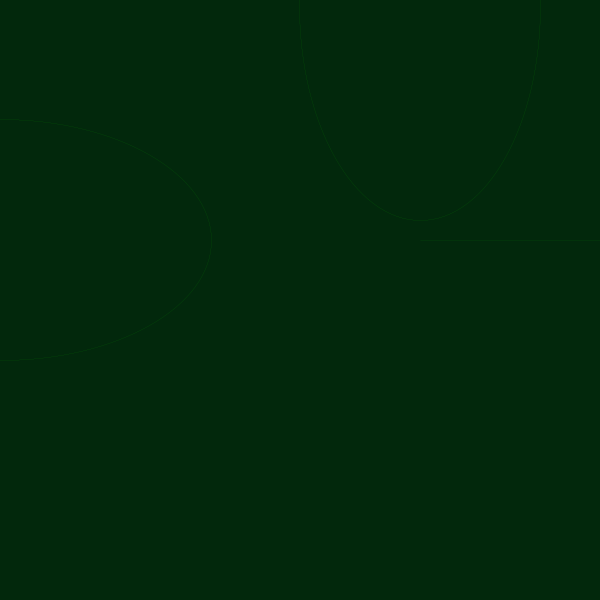
Frame 1 (no input)
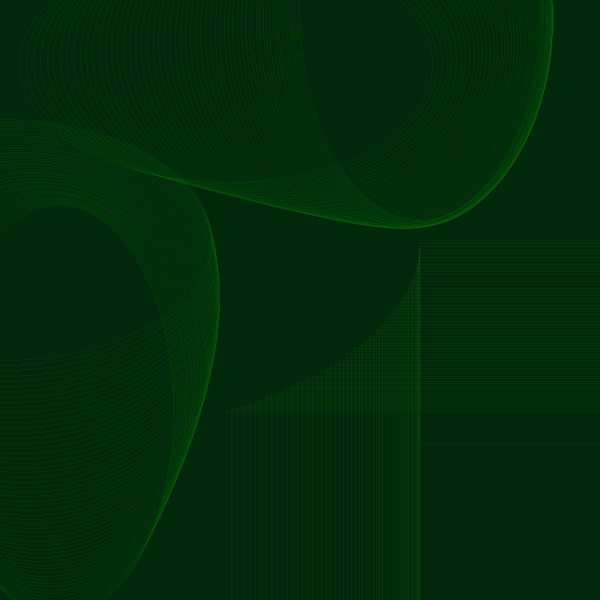
Frame 60 (the mouse pressed at the canvas centre just before this capture)
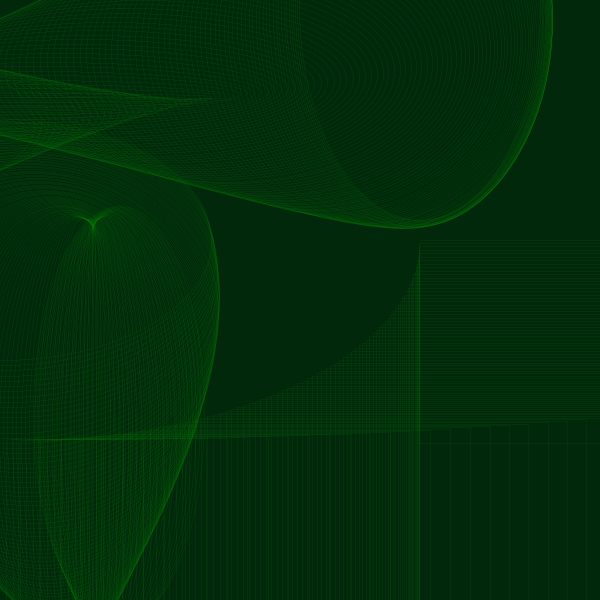
Frame 120 (the mouse held since frame 60 and released just before this capture)

The Processing sketch that drew these frames (run headless with seeded random() and noise(); from frame 60 on, the mouse is pressed at the canvas centre):

// Processing sketch: processing_53734
// ── processing_53734.pde

float x, y, angle;


void setup () {
  size (600, 600);
  background (2, 40, 12);
  stroke(x*8, 130, angle);
  strokeWeight(.005);
  noFill();
  smooth();
  x = 0;
  y = 0;
  angle = 0;
}

void draw () {

  x = cos(radians(angle)) * 400 + 20;
  y = sin(radians(angle)) * 200 + height/2.5;
  ellipse(angle, y, x+2, y+1);
  ellipse(x, angle+5, y+1, x+10);
  rect(x, y, x*2, angle*height/3);
  angle ++;
  x++;
  y++;



  if (angle > width+50) {
    rect(x+200, y-200, x*6, angle*2.0);
    stroke( 2, 40, 12);
    //rect(x+100, y, angle, x*2);
    //rect(x+50, y*20, angle, x);
    y++;
    x=0;
    ellipse(x, y+500, angle, angle);
   
     x = mouseX;
     y = mouseY;
     if (x == mouseX && y == mouseY) {
     ellipse(x-100, y+500, angle+5, angle);
     stroke( x*8, y, x);
     }
     
  }
}
